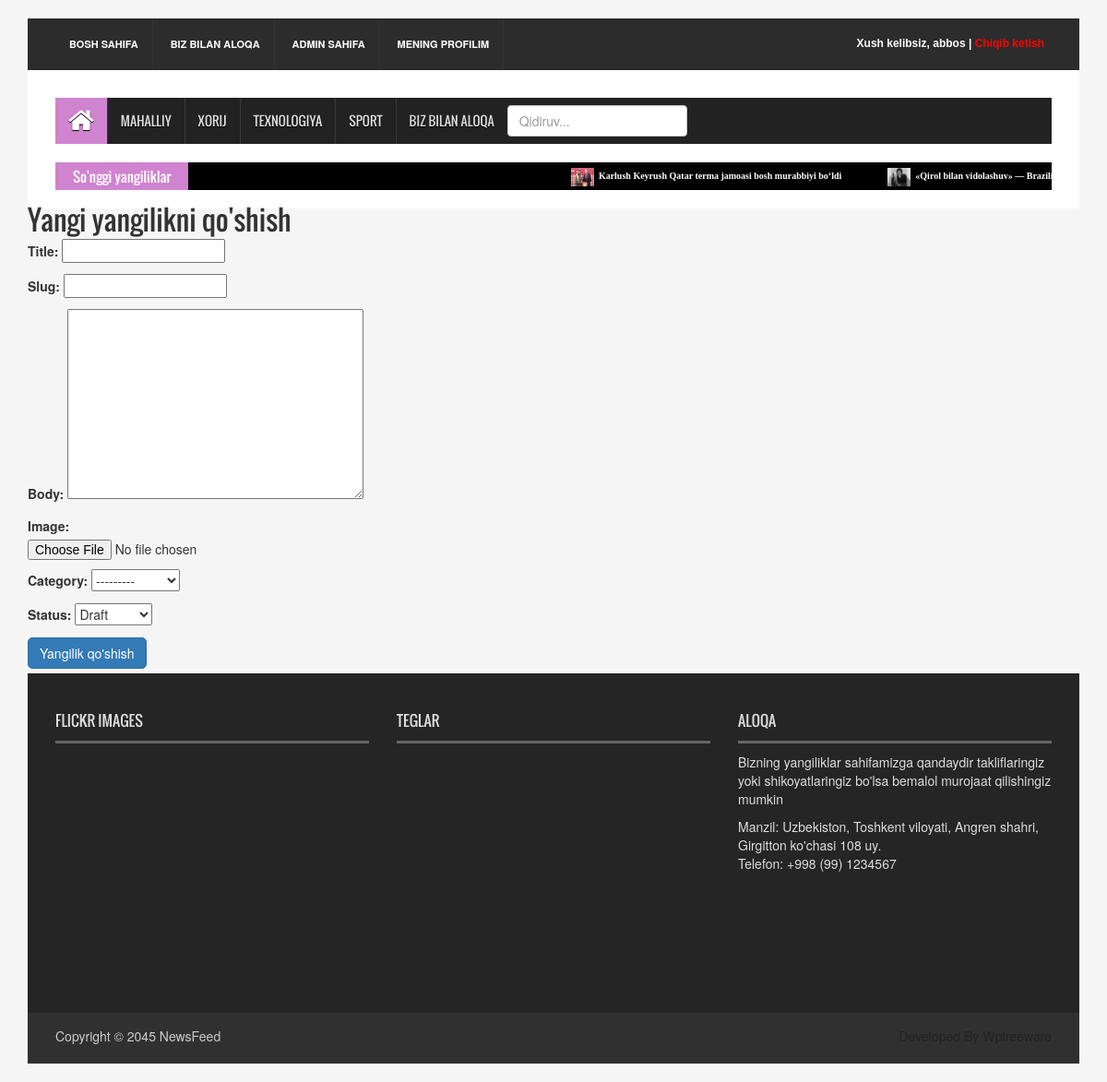
/news/create/ (signed in), run on the app's committed database.
### news_app/models.py (models this page shows, shortened)
class News(models.Model):
    class Status(models.TextChoices):
        Draft = 'DF', 'Draft'
        Published = 'PB', 'Published'
    title = models.CharField(max_length=200)
    slug = models.SlugField(max_length=200)
    body = models.TextField()
    image = models.ImageField(upload_to='news/images')
    category = models.ForeignKey(Category, on_delete=models.CASCADE)
    publish_time = models.DateTimeField(default=timezone.now)
    created_time = models.DateTimeField(auto_now_add=True)
    updated_time = models.DateTimeField(auto_now=True)
    status = models.CharField(max_length=2, choices=Status.choices, default=Status.Draft)
    objects = models.Manager()  # default manager
    published = PublishedManager()
    class Meta:
        ordering = ['-publish_time']

### news_app/views.py (the view)
# urls.py: path('news/create/', NewsCreateView.as_view(), name='news_create'),
class NewsCreateView(OnlySuperUserLogged, CreateView):
    model = News
    template_name = 'crud/news_create.html'
    fields = ('title','slug','body','image','category','status')
    prepopulated_fields = {'slug': ('title',)}

### config/custom_permission.py (called while the page is built)
    def test_func(self):
        return  self.request.user.is_superuser

### news_app/context_processor.py (called while the page is built)
def latest_news(request):
    latest_news = News.published.all().order_by('-publish_time')[:10]
    context = {
        'latest_news': latest_news
    }
    return context

### news_app/models.py (called while the page is built)
    def get_queryset(self):
        return super().get_queryset().filter(status=News.Status.Published)

    def __str__(self):
        return self.name

### templates/crud/news_create.html (shortened to what this page needs)
{% extends 'news/base.html' %}
{% load static %}
{% block content %}
        <h2>Yangi yangilikni qo'shish</h2>
        <form action="" method="post" enctype="multipart/form-data">{% csrf_token %}
            {{ form.as_p }}
            <button type="submit" class="btn btn-primary ml-2" style="border-radius: 5px">Yangilik qo'shish</button>
        </form>
{% endblock content %}

### templates/news/base.html (shortened to what this page needs)
{% load static %}
<!DOCTYPE html>
<html>
<head>
    <link rel="stylesheet" type="text/css" href="{% static 'css/bootstrap.min.css' %}">
    <link rel="stylesheet" type="text/css" href="{% static 'css/font-awesome.min.css' %}">
    <link rel="stylesheet" type="text/css" href="{% static 'css/animate.css' %}">
    <link rel="stylesheet" type="text/css" href="{% static 'css/font.css' %}">
    <link rel="stylesheet" type="text/css" href="{% static 'css/li-scroller.css' %}">
    <link rel="stylesheet" type="text/css" href="{% static 'css/slick.css' %}">
    <link rel="stylesheet" type="text/css" href="{% static 'css/jquery.fancybox.css' %}">
    <link rel="stylesheet" type="text/css" href="{% static 'css/theme.css' %}">
    <link rel="stylesheet" type="text/css" href="{% static 'css/style.css' %}">
</head>
<body>
    <div class="container">
        <header id="header">
            <div class="row">
                <div class="col-lg-12 col-md-12 col-sm-12">
                    <div class="header_top">
                        <div class="header_top_left">
                            <ul class="top_nav">
                                <li><a href="{% url 'home_page' %}">Bosh sahifa</a></li>
                                <li><a href="{% url 'contact_page' %}">Biz bilan aloqa</a></li>
                                {% if user.is_authenticated and user.is_superuser %}
                                    <li><a href="{% url 'admin_page' %}">Admin sahifa</a></li>
                                {% endif %}
                                {% if user.is_authenticated %}
                                    <li><a href="{% url 'user_profile' %}">Mening profilim</a></li>
                                {% endif %}
                            </ul>
                        </div>
                        <div class="header_top_right">
                            {% if user.is_authenticated %}
                                <p><a href="{% url 'user_profile' %}" style="color: #fff">Xush kelibsiz, {{ user.username }}</a> |
                                <a href="{% url 'logout' %}" style="color: red;">Chiqib ketish</a></p>
                            {% else %}
                                <p><a href="{% url 'login' %}" style="color: #e495e3">Saytga kirish</a></p>
                                <p>{% now 'jS F Y H:i' %}</p>
                            {% endif %}
                        </div>
                    </div>
                </div>
                <div class="col-lg-12 col-md-12 col-sm-12">
                <div class="header_bottom">
                </div>
            </div>
        </div>
    </header>
    <section id="navArea">
    <nav class="navbar navbar-inverse" role="navigation">
      <div id="navbar" class="navbar-collapse collapse">
        <ul class="nav navbar-nav main_nav">
            <li class="active"><a href="{% url 'home_page' %}"><span class="fa fa-home desktop-home"></span><span class="mobile-show">Home</span></a></li>
            <li><a href="{% url 'local_news_page' %}">Mahalliy</a></li>
            <li><a href="{% url 'global_news_page' %}">Xorij</a></li>
            <li><a href="{% url 'tech_news_page' %}">Texnologiya</a></li>
            <li><a href="{% url 'sport_news_page' %}">Sport</a></li>
            <li><a href="{% url 'contact_page' %}">Biz bilan aloqa</a></li>
            <li>
                <form method="get" action="{% url 'search_result' %}" style="margin-top: 8px">
                    <input type="search" name="q" placeholder="Qidiruv..." class="form-control">
                </form>
            </li>
        </ul>
      </div>
    </nav>
  </section>
  <section id="newsSection">
    <div class="row">
      <div class="col-lg-12 col-md-12">
        <div class="latest_newsarea"> <span>So'nggi yangiliklar</span>
          <ul id="ticker01" class="news_sticker">
            {% for news in latest_news %}
            <li><a href="#"><img src="{{ news.image.url }}" alt="">{{ news.title }}</a></li>
            {% endfor %}
          </ul>
        </div>
      </div>
    </div>
    </section>
    {% block content %}
    {% endblock content %}
    <footer id="footer">
        <div class="footer_top">
        <div class="row">
            <div class="col-lg-4 col-md-4 col-sm-4">
            <div class="footer_widget wow fadeInLeftBig">
                <h2>Flickr Images</h2>
            </div>
            </div>
            <div class="col-lg-4 col-md-4 col-sm-4">
            <div class="footer_widget wow fadeInDown">
                <h2>Teglar</h2>
            </div>
            </div>
            <div class="col-lg-4 col-md-4 col-sm-4">
            <div class="footer_widget wow fadeInRightBig">
                <h2>Aloqa</h2>
                <p>Bizning yangiliklar sahifamizga qandaydir takliflaringiz yoki shikoyatlaringiz bo'lsa bemalol murojaat qilishingiz mumkin</p>
                <address>
                  Manzil: Uzbekiston, Toshkent viloyati, Angren shahri, Girgitton ko'chasi 108 uy. <br>
                  Telefon: +998 (99) 1234567
                </address>
            </div>
            </div>
        </div>
        </div>
        <div class="footer_bottom">
        <p class="copyright">Copyright &copy; 2045 <a href="index.html">NewsFeed</a></p>
        <p class="developer">Developed By Wpfreeware</p>
        </div>
    </footer>
    </div>
</body>

### static/css/li-scroller.css (style rules this page uses)
ul.newsticker { position:relative; left:750px; font:bold 10px Verdana; list-style-type:none; margin:0; padding:0 }
ul.newsticker li { float:left; margin:0; padding:0 }
ul.newsticker a { white-space:nowrap; padding:0; color:#fff; margin:0 50px 0 0 }
ul.newsticker a > img { height:20px; margin-right:5px; width:25px }

### static/css/theme.css (style rules this page uses)
.navbar-inverse .navbar-nav > .active > a, .navbar-inverse .navbar-nav > .active > a:hover, .navbar-inverse .navbar-nav > .active > a:focus { background-color:#d083cf }
.latest_newsarea span { background:none repeat scroll 0 0 #d083cf }

### static/css/style.css (style rules this page uses)
body { background:#f5f5f5 }
ul { padding:0; margin:0; list-style:none }
a { text-decoration:none; color:#2f2f2f }
h1, h2, h3, h4, h5, h6 { font-family:'Oswald',sans-serif }
h2 { line-height:23px }
img { border:none }
.btn { border-radius:0; margin-bottom:5px; -webkit-transition:all 0.5s; -o-transition:all 0.5s; transition:all 0.5s }
#header { display:inline; float:left; width:100%; margin-top:20px }
.header_top { background-color:#2c2c2c; display:inline; float:left; padding:0 30px; width:100% }
.header_top_left { float:left; display:inline; width:50% }
.top_nav { text-align:left }
.top_nav li { display:inline-block }
.top_nav li a { display:inline-block; border-right:1px solid #333; color:#fff; font-size:11px; font-weight:bold; padding:20px 15px; text-transform:uppercase; -webkit-transition:all 0.5s; -o-transition:all 0.5s; transition:all 0.5s }
.header_top_right { float:left; display:inline; width:50%; text-align:right }
.header_top_right > p { color:#fff; display:inline-block; float:right; font:bold 12px sans-serif; margin-bottom:0; padding-bottom:20px; padding-right:8px; padding-top:20px }
.header_bottom { background-color:#fff; display:inline; float:left; padding:15px 30px 15px; width:100% }
#navArea { float:left; display:inline; width:100%; padding:0 30px; background-color:#fff }
.navbar { border:medium none; border-radius:0 }
.navbar-inverse .navbar-nav > li > a { border-left:1px solid #383838; color:#ddd; font-family:'Oswald',sans-serif; display:inline-block; height:50px; line-height:50px; padding:0 14px; text-shadow:0 1px 1px #000; text-transform:uppercase; -webkit-transition:all 0.5s; -mz-transition:all 0.5s; -ms-transition:all 0.5s; -o-transition:all 0.5s; transition:all 0.5s }
.navbar-inverse .navbar-nav > li:first-child a { border:none }
.navbar-inverse .navbar-nav > .active > a, .navbar-inverse .navbar-nav > .active > a:hover, .navbar-inverse .navbar-nav > .active > a:focus { color:#fff }
.navbar-collapse { padding-left:0 }
.desktop-home { display:block; font-size:30px; margin-top:10px }
#newsSection { float:left; display:inline; width:100%; padding:0 30px; background-color:#fff; padding-bottom:20px }
.latest_newsarea { float:left; display:inline; width:100%; background-color:#000; position:relative }
.latest_newsarea span { color:#fff; font-family:Oswald,sans-serif; font-size:15px; left:0; line-height:1.8em; margin-right:20px; overflow:hidden; padding:2px 18px 1px 19px; position:absolute; z-index:15 }
#footer { display:inline; float:left; width:100%; margin-bottom:20px }
.footer_top { background-color:#252525; color:#ddd; display:inline; float:left; padding:10px 30px 48px; width:100% }
.footer_widget { display:inline; float:left; width:100%; min-height:310px }
.footer_widget > h2 { border-bottom:3px solid #666; font-family:Oswald,arial,Georgia,serif; font-size:16px; padding:10px 0; text-transform:uppercase }
.footer_bottom { float:left; display:inline; width:100%; padding:10px 30px; background-color:#303030; color:#ccc }
.copyright { float:left; width:50%; padding-top:5px; text-align:left }
.copyright a { color:#ccc }
.developer { float:right; width:50%; text-align:right; padding-top:5px; color:#222 }

### data on the page
News: image (picture), title "Karlush Keyrush Qatar terma jamoasi bosh murabbiyi bo‘ldi"
News: image (picture), title "«Qirol bilan vidolashuv» —…"

### other printed values
{{ user.username }} "abbos"
